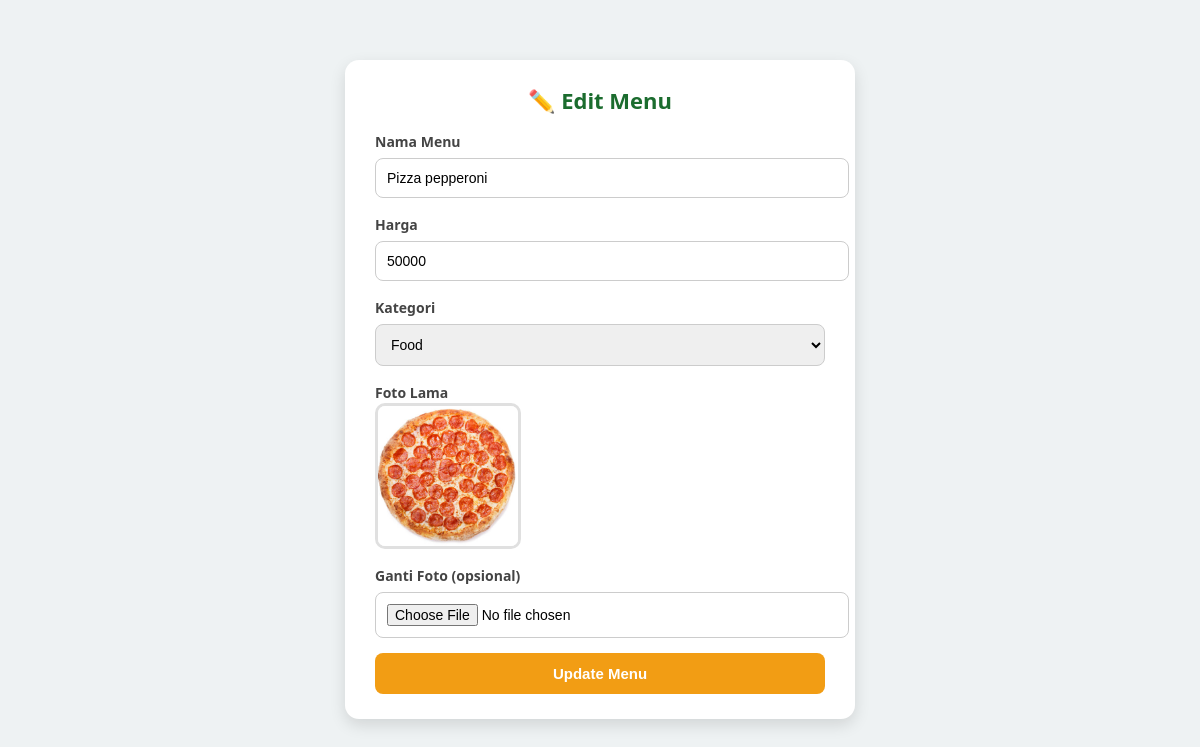
Page /admin/menu/edit.php?id=13 (signed in) on the committed database.
### tables this page shows
CREATE TABLE `menu` (
  `id` int(11) NOT NULL,
  `nama_menu` varchar(150) DEFAULT NULL,
  `harga` int(11) DEFAULT NULL,
  `foto` varchar(255) DEFAULT NULL,
  `kategori_id` int(11) DEFAULT NULL
);

### admin/menu/edit.php (the view, shortened to what this page needs)
<?php
include "../../koneksi.php";
$id = $_GET['id'];
$q = mysqli_query($koneksi, "SELECT * FROM menu WHERE id=$id");
$data = mysqli_fetch_assoc($q);
?>
<!DOCTYPE html>
<html lang="id">
<head>
</head>
<body>
<div class="box">
    <h3>✏️ Edit Menu</h3>
    <form action="" method="POST" enctype="multipart/form-data">
        <label>Nama Menu</label>
        <input type="text" name="nama_menu"
               value="<?php echo $data['nama_menu']; ?>" required>
        <label>Harga</label>
        <input type="number" name="harga"
               value="<?php echo $data['harga']; ?>" required>
        <label>Kategori</label>
        <select name="kategori_id" required>
            <?php
            $kat = mysqli_query($koneksi, "SELECT * FROM kategori_menu");
            while ($k = mysqli_fetch_assoc($kat)) {
                $sel = ($k['id'] == $data['kategori_id']) ? "selected" : "";
                echo "<option value='{$k['id']}' $sel>{$k['nama_kategori']}</option>";
            }
            ?>
        </select>
        <label>Foto Lama</label><br>
        <div class="img-preview">
            <img src="../../uploads/menu/<?php echo $data['foto']; ?>">
        </div>
        <label>Ganti Foto (opsional)</label>
        <input type="file" name="foto" accept="image/*">
        <button type="submit" name="update">Update Menu</button>
    </form>
</div>
</body>
</html>

### admin/menu/edit.php (style rules this page uses)
body { font-family: 'Segoe UI', Arial, sans-serif; background: #eef2f3; padding: 30px; margin: 0; }
.box { width: 450px; margin: 30px auto; background: #fff; padding: 25px 30px; border-radius: 14px; box-shadow: 0 6px 16px rgba(0,0,0,0.12); }
.box h3 { margin-top: 0; margin-bottom: 15px; font-size: 22px; color: #1b6c2e; font-weight: 700; text-align: center; }
label { font-size: 14px; font-weight: 600; color: #444; }
input, select { width: 100%; padding: 11px; margin-top: 6px; margin-bottom: 15px; border: 1px solid #ccc; border-radius: 8px; font-size: 14px; outline: none; transition: 0.2s; }
.img-preview { width: 140px; height: 140px; border-radius: 10px; overflow: hidden; border: 3px solid #e0e0e0; margin-bottom: 15px; }
.img-preview img { width: 100%; height: 100%; object-fit: cover; }
button { padding: 12px; width: 100%; background: #f29d14; border: none; color: white; font-weight: bold; border-radius: 8px; cursor: pointer; font-size: 15px; transition: 0.2s; }

### rows in the picture
menu: nama_menu "Pizza pepperoni", harga "50000", foto (picture)

### other values in the picture
form field kategori_id "Food"
